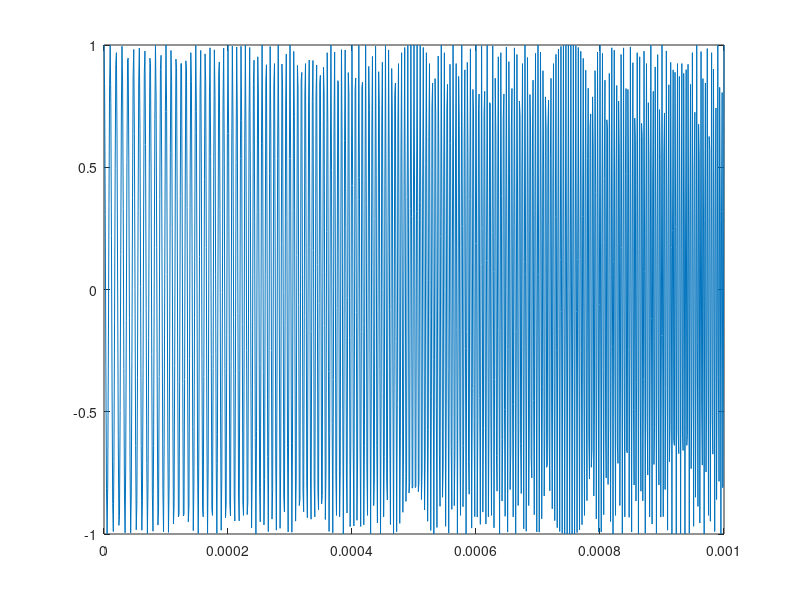
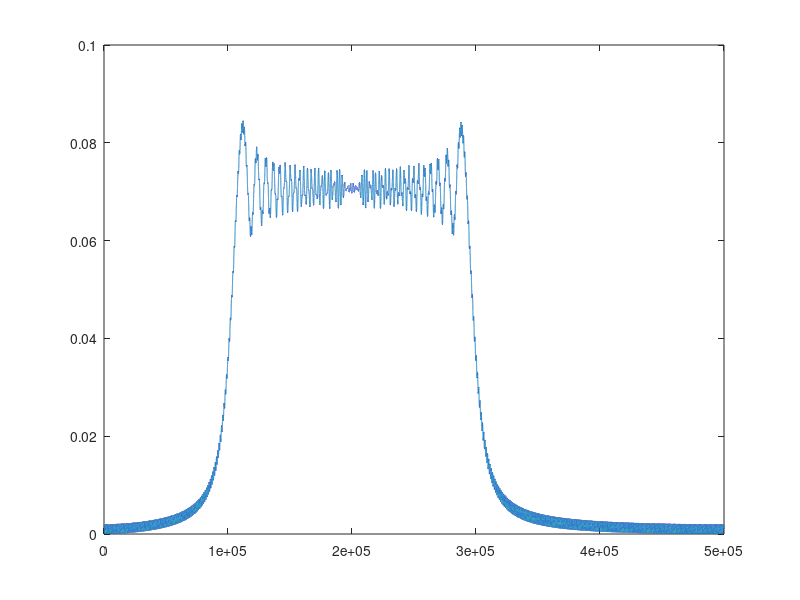

Recreate these plots in MATLAB, in order. (Note: this script raises an error after producing the figures.)
clc;clear all;close all;
fs=1*10^6;
T=0.001;
N=1;
tao=T/N;
t=0:1/fs:T;
t1=0:1/fs:tao;
f_low = 100*10^3;
f_high = 300*10^3;
s=chirp(t1,f_low,tao,f_high);
s=[s zeros(1,fs*T+1-length(s))];
L=length(s);
% NFFT=2^nextpow2(L);
NFFT=2^20;
delta_f=fs/NFFT;
S=fft(s,NFFT)/L;
f=fs/2*linspace(0,1,NFFT/2+1);
figure(1)
plot(t,s);
figure(2)
plot(f,2*abs(S(1:NFFT/2+1)));

% td=4*10^-5;
% fd=1*10^6;
td=0;
fd=50*10^3;
s_td_fd = recreation(s, td, fd, fs);
S_td_fd=fft(s_td_fd,NFFT)/L;
figure(3)
plot(t,abs(s_td_fd));
figure(4)
plot(f,2*abs(S_td_fd(1:NFFT/2+1)));

r=conj(s).*s_td_fd;
figure(5)
plot(t,abs(r));
R=fft(r,NFFT)/L;
figure(6)
plot(f,2*abs(R(1:NFFT/2+1)));
